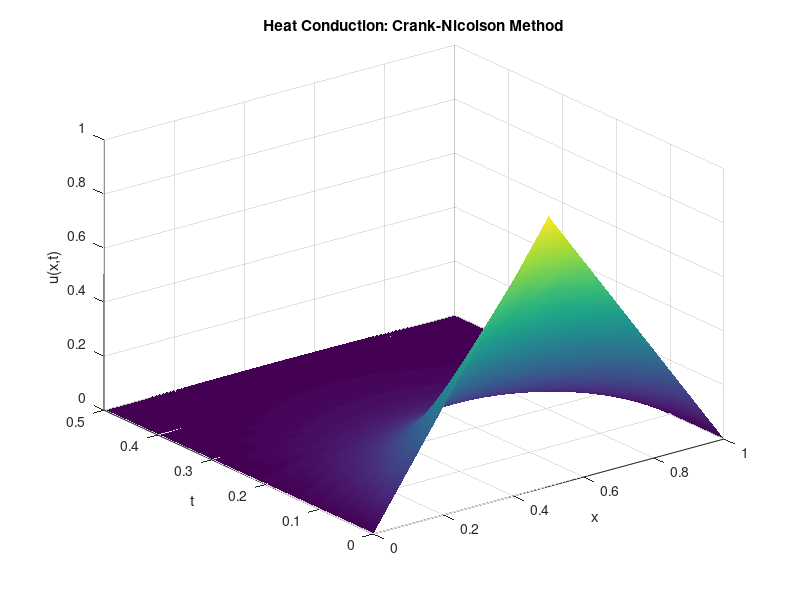

The MATLAB source for this figure:
fprintf('\n--- 17.7: Heat Conduction (Crank-Nicolson) ---\n');
rodLength = 1; endTime = 0.5;
numSpaceSteps = 20; numTimeSteps = 100;
spaceStep = rodLength/numSpaceSteps; timeStep = endTime/numTimeSteps;
diffusionRatio = timeStep/(2*spaceStep^2);   % assuming diffusivity = 1

spaceGrid = linspace(0, rodLength, numSpaceSteps+1);
temperature = zeros(numTimeSteps+1, numSpaceSteps+1);

% Initial condition
for nodeIdx = 1:numSpaceSteps+1
    if spaceGrid(nodeIdx) <= 0.5
        temperature(1,nodeIdx) = 2*spaceGrid(nodeIdx);
    else
        temperature(1,nodeIdx) = 2*(1 - spaceGrid(nodeIdx));
    end
end

implicitMatrix = diag(1+2*diffusionRatio*ones(numSpaceSteps-1,1)) + diag(-diffusionRatio*ones(numSpaceSteps-2,1),1) + diag(-diffusionRatio*ones(numSpaceSteps-2,1),-1);
explicitMatrix = diag(1-2*diffusionRatio*ones(numSpaceSteps-1,1)) + diag(diffusionRatio*ones(numSpaceSteps-2,1),1) + diag(diffusionRatio*ones(numSpaceSteps-2,1),-1);

for timeIdx = 1:numTimeSteps
    rightHandSide = explicitMatrix * temperature(timeIdx, 2:numSpaceSteps)';
    temperature(timeIdx+1, 2:numSpaceSteps) = (implicitMatrix \ rightHandSide)';
    temperature(timeIdx+1, 1) = 0;    % boundary u(0,t) = 0
    temperature(timeIdx+1, end) = 0;  % boundary u(1,t) = 0
end

figure;
surf(spaceGrid, linspace(0,endTime,numTimeSteps+1), temperature);
xlabel('x'); ylabel('t'); zlabel('u(x,t)');
title('Heat Conduction: Crank-Nicolson Method');
shading interp;
